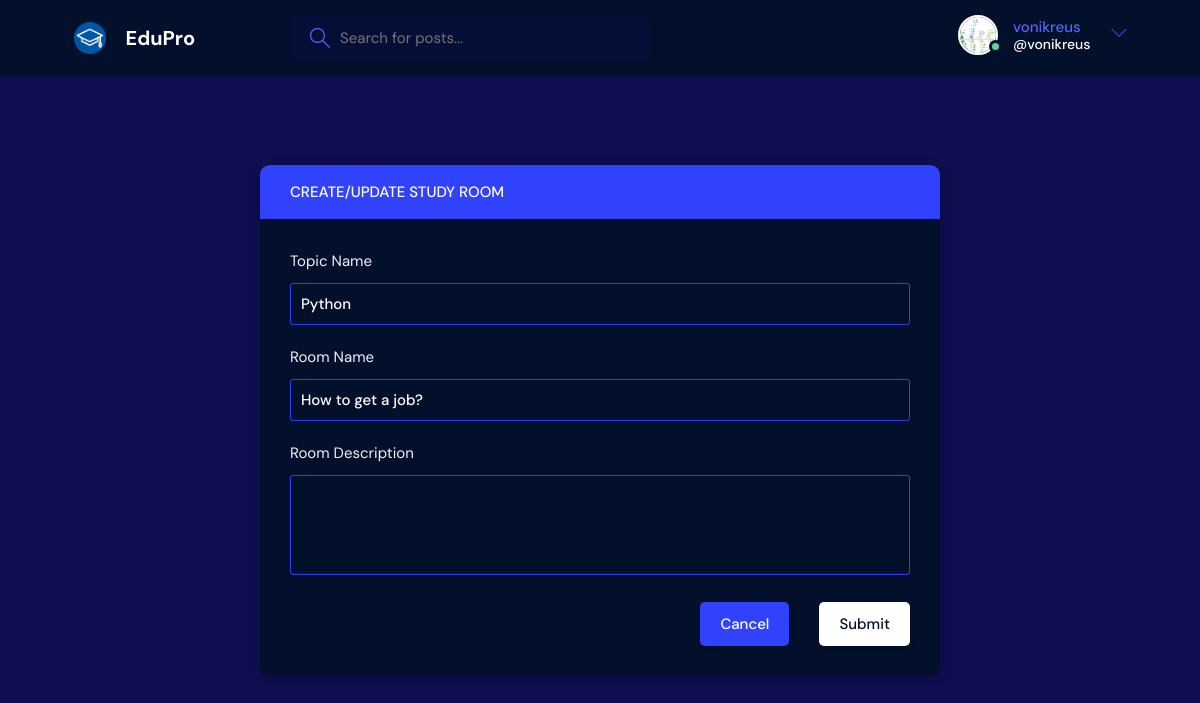
The app's page /update-room/1/ (signed in) with its own data.
### base/models.py (models this page shows, shortened)
class User(AbstractUser):
    name = models.CharField(max_length=200, null=True)
    email = models.EmailField(unique=True, null=True)
    bio = models.TextField(null=True)
    avatar = models.ImageField(null=True, default="avatar.svg")
    USERNAME_FIELD = 'email'
    REQUIRED_FIELDS = []

class Room(models.Model):
    host = models.ForeignKey(User, on_delete=models.SET_NULL, null=True)
    topic = models.ForeignKey(Topic, on_delete=models.SET_NULL, null=True)
    name = models.CharField(max_length=200)
    description = models.TextField(null=True, blank=True)
    participants = models.ManyToManyField(
        User, related_name='participants', blank=True)
    updated = models.DateTimeField(auto_now=True)
    created = models.DateTimeField(auto_now_add=True)
    class Meta:
        ordering = ['-updated', '-created']

class Topic(models.Model):
    name = models.CharField(max_length=200)

### base/views.py (the view, shortened to what this page needs)
# urls.py: path('update-room/<str:pk>/', views.updateRoom, name="update-room"),
@login_required(login_url='login')
def updateRoom(request, pk):
    room = Room.objects.get(id=pk)
    form = RoomForm(instance=room)
    topics = Topic.objects.all()
    if request.user != room.host:
        return HttpResponse('Your are not allowed here!!')
    context = {'form': form, 'topics': topics, 'room': room}
    return render(request, 'base/room_form.html', context)

### base/forms.py
class RoomForm(ModelForm):
    class Meta:
        model = Room
        fields = '__all__'
        exclude = ['host', 'participants']

### base/templates/base/room_form.html (shortened to what this page needs)
{% extends 'main.html' %}
{% block content %}
<main class="create-room layout">
  <div class="container">
    <div class="layout__box">
      <div class="layout__boxHeader">
        <div class="layout__boxTitle">
          <h3>Create/Update Study Room</h3>
        </div>
      </div>
      <div class="layout__body">
        <form class="form" action="" method="POST">
          <div class="form__group">
            <label for="room_topic">Topic Name</label>
            <input required type="text" value="{{room.topic.name}}" name="topic" list="topic-list" />
          </div>
          <div class="form__group">
            <label for="room_name">Room Name</label>
            {{form.name}}
          </div>
          <div class="form__group">
            <label for="room_description">Room Description</label>
            {{form.description}}
          </div>
          <div class="form__action">
            <a class="btn btn--dark" href="main.hmtl">Cancel</a>
            <button class="btn btn--main" type="submit">Submit</button>
          </div>
        </form>
      </div>
    </div>
  </div>
</main>
{% endblock content %}

### templates/navbar.html (shortened to what this page needs)
{% load static %}
<header class="header header--loggedIn">
    <div class="container">
    <a href="{% url 'home' %}" class="header__logo">
        <img src="{%static 'images/logo.jpg' %}" />
        <h1>EduPro</h1>
    </a>
    <form class="header__search" method = "GET", action = "{% url 'home' %}">
        <label>
        <input name = "q", placeholder="Search for posts..." />
        </label>
    </form>
    <nav class="header__menu">
        {% if request.user.is_authenticated %}
        <div class="header__user">
        <a href="{% url 'update-user' %}">
            <div class="avatar avatar--medium active">
            <img src="{{request.user.avatar.url}}" />
            </div>
            <p>{{request.user.username}}<span>@{{request.user.username}}</span></p>
        </a>
        <button class="dropdown-button">
            <svg version="1.1" xmlns="http://www.w3.org/2000/svg" width="32" height="32" viewBox="0 0 32 32">
            <title>chevron-down</title>
            <path d="M16 21l-13-13h-3l16 16 16-16h-3l-13 13z"></path>
            </svg>
        </button>
        </div>
        {% else %}
        <a href="{% url 'login' %}">
            <img src="{%static 'images/avatar.svg' %}" />
            <p>Login</p>
        </a>
        {% endif %}
    </nav>
    </div>
</header>

### records on screen
User: user.avatar (picture), user.username "vonikreus"
Room: topic "Python", name "How to get a job?"
